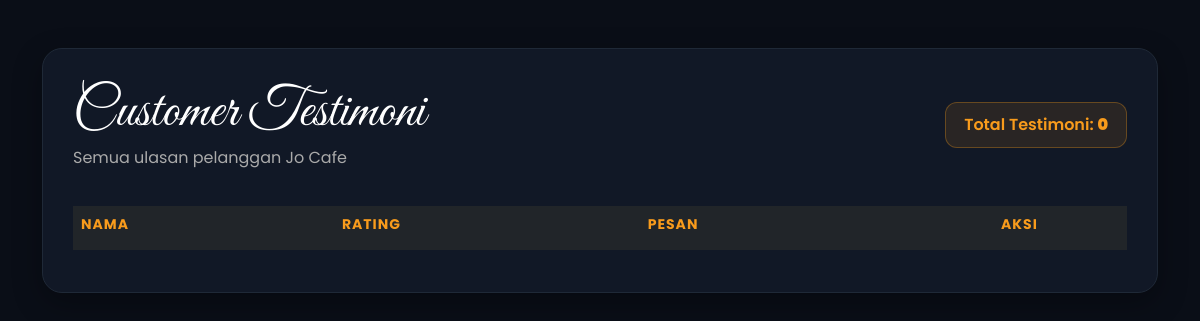
/TampilanTestimoni.php, run on an earlier commit of the app's database.
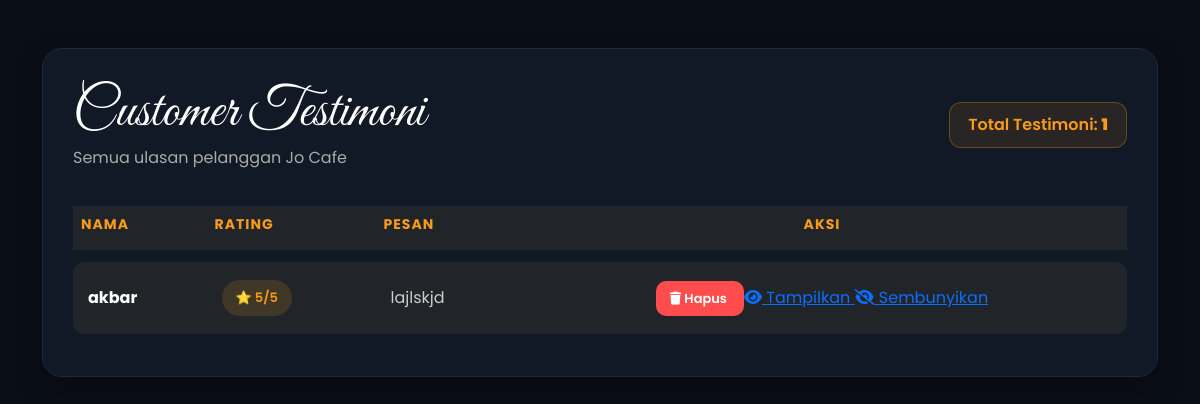
And on a later commit of the database.
### tables this page shows
CREATE TABLE `testimoni` (
  `id_testimoni` int(11) NOT NULL,
  `id_admin` int(11) DEFAULT NULL,
  `nama` varchar(100) DEFAULT NULL,
  `id_pelanggan` int(100) NOT NULL,
  `no_telp` varchar(20) DEFAULT NULL,
  `pesan` text DEFAULT NULL,
  `rating` int(11) DEFAULT NULL,
  `status` enum('pending','tampilkan') DEFAULT 'pending',
  `tanggal` date DEFAULT NULL
);

### TampilanTestimoni.php (the view, shortened to what this page needs)
<?php
$conn = mysqli_connect("localhost", "root", "", "jocafee");
?>
<!DOCTYPE html>
<html lang="id">
<head>
    <link href="https://cdn.jsdelivr.net/npm/bootstrap@5.3.0/dist/css/bootstrap.min.css" rel="stylesheet">
    <link rel="stylesheet" href="https://cdnjs.cloudflare.com/ajax/libs/font-awesome/6.0.0/css/all.min.css">
</head>
<body>
<div class="container py-5">
    <div class="testimoni-wrapper">
        <div class="d-flex justify-content-between align-items-center mb-4 flex-wrap gap-3">
            <div>
                <h1 class="title-cursive mb-0">
                    Customer Testimoni
                </h1>
                <p style="color:#aaa; margin:0;">
                    Semua ulasan pelanggan Jo Cafe
                </p>
            </div>
            <div class="testi-total">
                <?php
                $count = mysqli_query($conn, "SELECT id_testimoni FROM testimoni");
                ?>
                Total Testimoni:
                <strong><?php echo mysqli_num_rows($count); ?></strong>
            </div>
        </div>
        <div class="table-responsive">
            <table class="table table-dark custom-table align-middle">
                <thead>
                    <tr>
                        <th>Nama</th>
                        <th>Rating</th>
                        <th>Pesan</th>
                        <th class="text-center">Aksi</th>
                    </tr>
                </thead>
                <tbody>
                <?php
                $query_testimoni = mysqli_query($conn, "SELECT * FROM testimoni ORDER BY id_testimoni DESC");
                while($row = mysqli_fetch_assoc($query_testimoni)) {
                ?>
                    <tr>
                        <td>
                            <div class="fw-bold text-white">
                                <?= htmlspecialchars($row['nama']); ?>
                            </div>
                        </td>
                        <td>
                            <span class="rating-badge">
                                ⭐ <?= $row['rating']; ?>/5
                            </span>
                        </td>
                        <td style="max-width:400px;">
                            <span style="color:#ccc;">
                                <?= htmlspecialchars($row['pesan']); ?>
                            </span>
                        </td>
                        <td class="text-center">
                            <a href="admin.php?page=TampilanTestimoni&hapus=<?php echo $row['id_testimoni']; ?>"
                               class="btn-hapus"
                               onclick="return confirm('Hapus testimoni ini?')">
                               <i class="fas fa-trash"></i> Hapus
                            </a>
                            <a href="admin.php?page=TampilanTestimoni&tampilkan=<?php echo $row['id_testimoni']; ?>"
                               class="btn-tampilkan"
                               onclick="return confirm('Tampilkan testimoni ini?')">
                               <i class="fas fa-eye"></i> Tampilkan
                            </a>
                            <a href="admin.php?page=TampilanTestimoni&sembunyikan=<?php echo $row['id_testimoni']; ?>"
                               class="btn-sembunyikan"
                               onclick="return confirm('Sembunyikan testimoni ini?')">
                               <i class="fas fa-eye-slash"></i> Sembunyikan
                            </a>
                        </td>
                    </tr>
                <?php } ?>
                </tbody>
            </table>
        </div>
    </div>
</div>
</body>
</html>

What changed in the data, as far as the page shows it:
added testimoni: nama "akbar", rating "5", pesan "lajlskjd"
Also different on the page:
mysqli_num_rows($count): "0" → "1"
